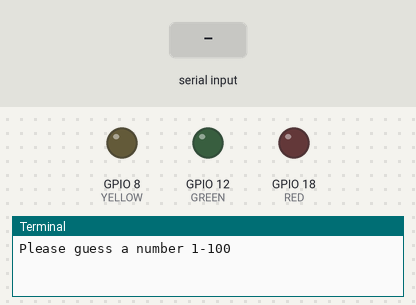
The program below on a simulated Raspberry Pi (BCM pin numbers). Shown: output pins drawn as LEDs (lit = HIGH), the last lines printed to the terminal. Inputs (shaded band) come from the test bench. Random numbers come from a fixed seed.

Above: at 1.2 s.
1.3 s: "5" typed at the terminal, then Enter
At 1.8 s:
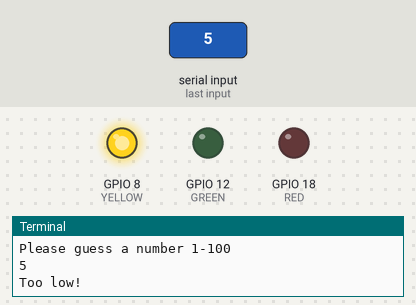
4.3 s: "90" typed at the terminal, then Enter
At 5.2 s:
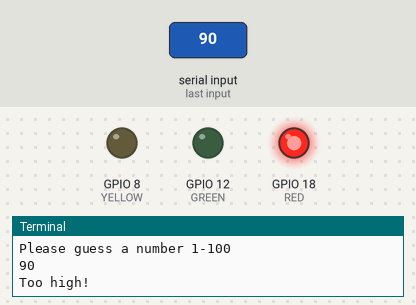
Timing chart, 0 to 7.3 s (numbered marks = the images above; inputs shaded):
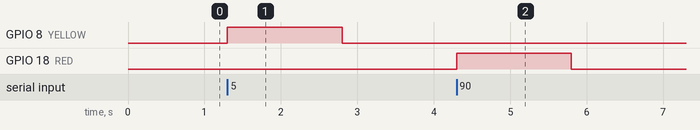

The program:

game.py
```python
import RPi.GPIO as GPIO
import time
import random

GREEN = 12
RED = 18
YELLOW = 8

GPIO.setmode(GPIO.BCM)

GPIO.setup(GREEN, GPIO.OUT)
GPIO.setup(RED, GPIO.OUT)
GPIO.setup(YELLOW, GPIO.OUT)

number = random.randint(1, 100)
gussed = 0
speed = 1.5
while number != gussed:
    print('Please guess a number 1-100')
    #get input from user
    user_input = input()
    #validate user input
    if (user_input.isnumeric()):
        #convert input to integer (number)
        gussed = int(user_input)
        if number == gussed:
            print('Right!')

            #Show green light for 3 seconds
            GPIO.output(GREEN, GPIO.HIGH)
            time.sleep(speed)
            GPIO.output(GREEN, GPIO.LOW)
        elif number < gussed:
            print('Too high!')
            #Show red light for 3 seconds
            GPIO.output(RED, GPIO.HIGH)
            time.sleep(speed)
            GPIO.output(RED, GPIO.LOW)
        else:
            print('Too low!')
            #Show yellow light for 3 seconds
            GPIO.output(YELLOW, GPIO.HIGH)
            time.sleep(speed)
            GPIO.output(YELLOW, GPIO.LOW)
    else:
        print('enter only number please')
```

Measured:
- after the input at 1.3 s, GPIO 8 (YELLOW): LOW → HIGH at once, → LOW 1.5 s later
- after the input at 4.3 s, GPIO 18 (RED): LOW → HIGH at once, → LOW 1.5 s later
